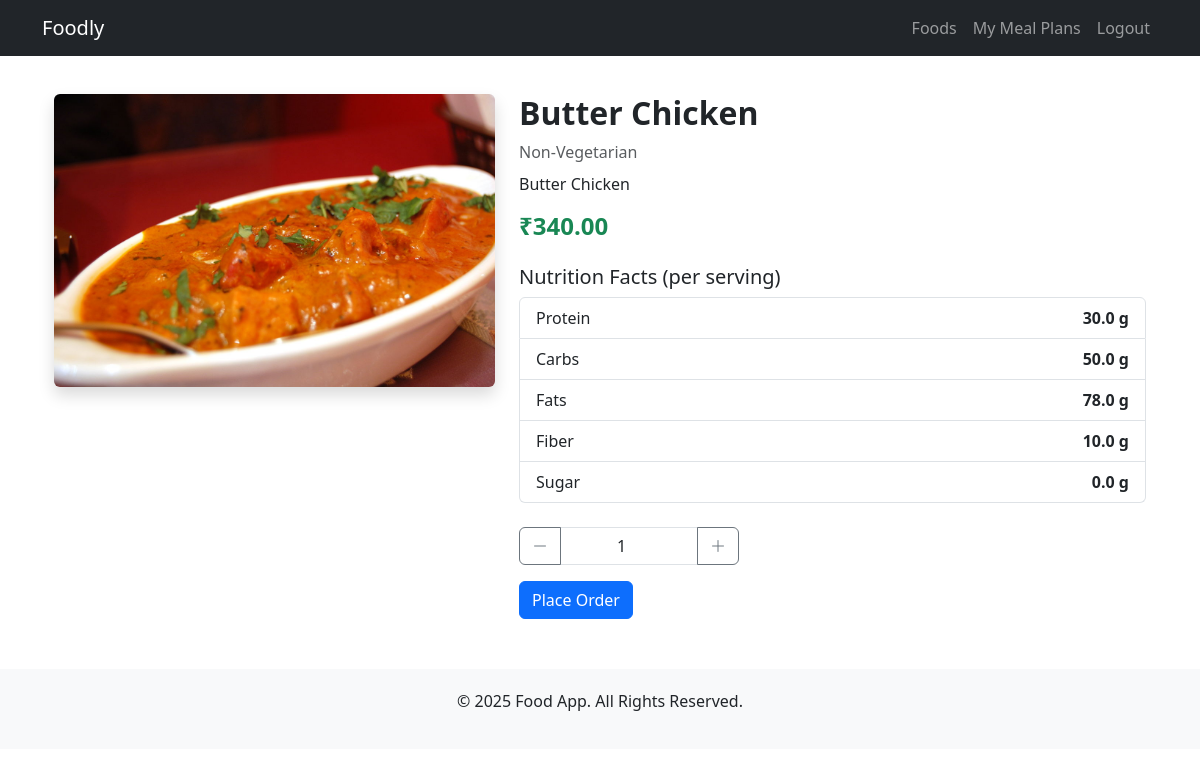
The page /order/1/ (signed in) on the database its author committed.
### food_app/models.py (models this page shows, shortened)
class Food(models.Model):
    FOOD_CATEGORIES = [
        ('VEG', 'Vegetarian'),
        ('NONVEG', 'Non-Vegetarian'),
        ('VEGAN', 'Vegan'),
        ('BEV', 'Beverage'),
        ('DESSERT', 'Dessert'),
    ]
    food_name = models.CharField(max_length=50)
    category = models.CharField(max_length=20, choices=FOOD_CATEGORIES)
    sub_category = models.CharField(max_length=50, blank=True)
    types = models.CharField(max_length=50, blank=True)  # e.g., Organic, Homemade
    calories = models.PositiveIntegerField(null=True, blank=True)
    price = models.DecimalField(max_digits=8, decimal_places=2)
    available = models.BooleanField(default=True)
    image = models.ImageField(upload_to='food_images/', null=True, blank=True)
    description = models.TextField(blank=True)

class Nutrition(models.Model):
    food = models.OneToOneField(Food, on_delete=models.CASCADE, related_name='nutrition')
    protein = models.FloatField(null=True, blank=True)
    carbs = models.FloatField(null=True, blank=True)
    fats = models.FloatField(null=True, blank=True)
    fiber = models.FloatField(null=True, blank=True)
    sugar = models.FloatField(null=True, blank=True)

### food_app/views.py (the view, shortened to what this page needs)
# urls.py: path('order/<int:food_id>/', views.place_order, name='place_order'),
@login_required
def place_order(request, food_id):
    food = get_object_or_404(Food, pk=food_id)
    return render(request, 'food_app/place_order.html', {'food': food})

### templates/food_app/place_order.html (shortened to what this page needs)
{% extends "base.html" %}
{% load static %}
{% block content %}
<div class="container my-4">
  <div class="row">
    <div class="col-md-5">
      {% if food.image %}
        <img src="{{ food.image.url }}" class="img-fluid rounded shadow" alt="{{ food.food_name }}">
      {% else %}
        <img src="{% static 'images/no-image.png' %}" class="img-fluid rounded shadow" alt="No image">
      {% endif %}
    </div>
    <div class="col-md-7">
      <h2 class="fw-bold">{{ food.food_name }}</h2>
      <p class="text-muted mb-2">{{ food.get_category_display }}</p>
      <p>{{ food.description }}</p>
      <h4 class="text-success fw-bold">₹{{ food.price }}</h4>
      {% if food.nutrition %}
      <div class="mt-4">
        <h5>Nutrition Facts (per serving)</h5>
        <ul class="list-group">
          <li class="list-group-item d-flex justify-content-between">
            <span>Protein</span> <strong>{{ food.nutrition.protein }} g</strong>
          </li>
          <li class="list-group-item d-flex justify-content-between">
            <span>Carbs</span> <strong>{{ food.nutrition.carbs }} g</strong>
          </li>
          <li class="list-group-item d-flex justify-content-between">
            <span>Fats</span> <strong>{{ food.nutrition.fats }} g</strong>
          </li>
          <li class="list-group-item d-flex justify-content-between">
            <span>Fiber</span> <strong>{{ food.nutrition.fiber }} g</strong>
          </li>
          <li class="list-group-item d-flex justify-content-between">
            <span>Sugar</span> <strong>{{ food.nutrition.sugar }} g</strong>
          </li>
        </ul>
      </div>
      {% endif %}
      <form method="POST" class="mt-4">
        <div class="input-group mb-3" style="max-width: 220px;">
          <button class="btn btn-outline-secondary" type="button" id="decrease">
            <i class="bi bi-dash-lg"></i>
          </button>
          <input type="number" name="quantity" id="quantity" value="1" min="1" class="form-control text-center">
          <button class="btn btn-outline-secondary" type="button" id="increase">
            <i class="bi bi-plus-lg"></i>
          </button>
        </div>
        <button type="submit" class="btn btn-primary">Place Order</button>
      </form>
    </div>
  </div>
</div>
{% endblock %}

### templates/base.html (style rules this page uses)
body { padding-top: 70px; }

### rows shown on the page
Food: image (picture), food_name "Butter Chicken", category "Non-Vegetarian", description "Butter Chicken", price "340.00", nutrition.protein "30.0", nutrition.carbs "50.0", nutrition.fats "78.0", nutrition.fiber "10.0", nutrition.sugar "0.0"
